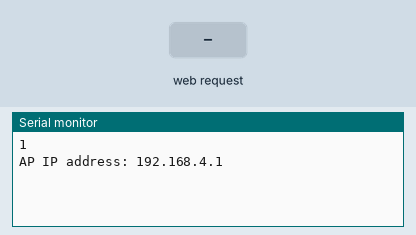
A sketch run on a simulated ESP32. Parts: the last lines printed to the serial monitor. The inputs (shaded band) are chosen by the test bench.

Above: at 1.2 s.
1.3 s: HTTP request GET /trigBoard?message=1 received
At 2.5 s:
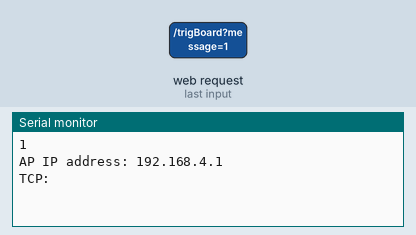
2.8 s: HTTP request GET /trigBoard?message=120 received
At 3.7 s:
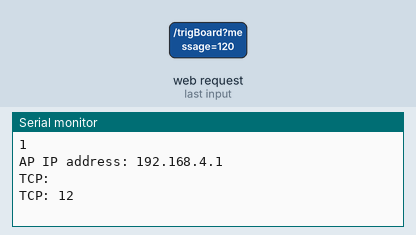

The sketch:

trigBoard_GatewayV8_TCPUDP.ino
```cpp
// demo server for TCP/UDP Messages

#include <WiFi.h>
// STUFF NEEDED FOR TCP ***********
#include <AsyncTCP.h>
#include <ESPAsyncWebServer.h>
AsyncWebServer server(80);
//got these from here
//https://github.com/me-no-dev/ESPAsyncWebServer
//https://github.com/me-no-dev/AsyncTCP
//*********************************

//STUFF NEEDED FOR UDP ************
#include "AsyncUDP.h"
AsyncUDP udp;
//*********************************
void setup() {
  Serial.begin(115200);
  // you don't have to be the access point
  WiFi.enableAP(true);
  Serial.println(WiFi.softAP("someSSID", "somePassword", 1, 1, 8)); //ssid,pw,ch,hid,conn  I like to keep hidden
  IPAddress myIP = WiFi.softAPIP();
  Serial.print("AP IP address: ");
  Serial.println(myIP);

  //TCP SETUP AND CALL BACKS ******************
  server.on("/trigBoard", HTTP_GET, [] (AsyncWebServerRequest * request) {
    String message;
    char newPacket[100];
    if (request->hasParam("message")) {// we send data in URL /trigBoard?message=blah blah
      message = request->getParam("message")->value();
      message.toCharArray(newPacket, message.length());
      request->send(200, "text/plain", "OK");
      Serial.printf("TCP: %s\n", newPacket);
    }
  });
  server.begin();
  //*******************************************
  //UDP SETUP AND CALL BACKS ******************
  if (udp.listen(1234)) {// whatever port you want here
    udp.onPacket([](AsyncUDPPacket packet) {
      //      Serial.print("UDP Packet Type: ");
      //      Serial.print(packet.isBroadcast() ? "Broadcast" : packet.isMulticast() ? "Multicast" : "Unicast");
      //      Serial.print(", From: ");
      //      Serial.print(packet.remoteIP());
      //      Serial.print(":");
      //      Serial.print(packet.remotePort());
      //      Serial.print(", To: ");
      //      Serial.print(packet.localIP());
      //      Serial.print(":");
      //      Serial.print(packet.localPort());
      //      Serial.print(", Length: ");
      //      Serial.print(packet.length());
      //      Serial.print(", Data: ");
      Serial.print("UDP: ");
      Serial.write(packet.data(), packet.length());
      Serial.println("");

      //and could send back as well
      WiFiUDP udpTX;
      IPAddress broadcastIP(255, 255, 255, 255);
      if (udpTX.beginPacket(broadcastIP , 1234) == 1) {
        udpTX.print("hello world");
        udpTX.endPacket();
      }

    });
  }
  //*******************************************
}

void loop() {


}
```

Measured:
- after the input at 1.3 s, the serial monitor: prints a new line at once (image 1)
- after the input at 2.8 s, the serial monitor: prints a new line at once (image 2)
